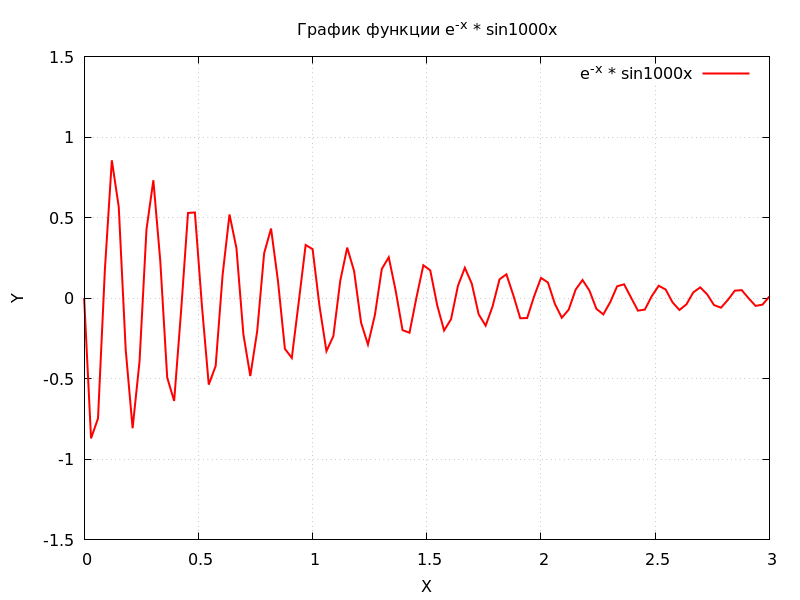

gnuplot code for this plot:
set title "График функции e^{-x} * sin{1000x}"
set xlabel "X"
set ylabel "Y"
set xrange [0:3]
set yrange [-1.5:1.5]
set grid
set key top right
plot exp(-x) * sin(1000 * x) with lines lw 2 lc rgb "red" title "e^{-x} * sin{1000x}"
set terminal pngcairo size 800,600
set output "7.png"
replot
set output